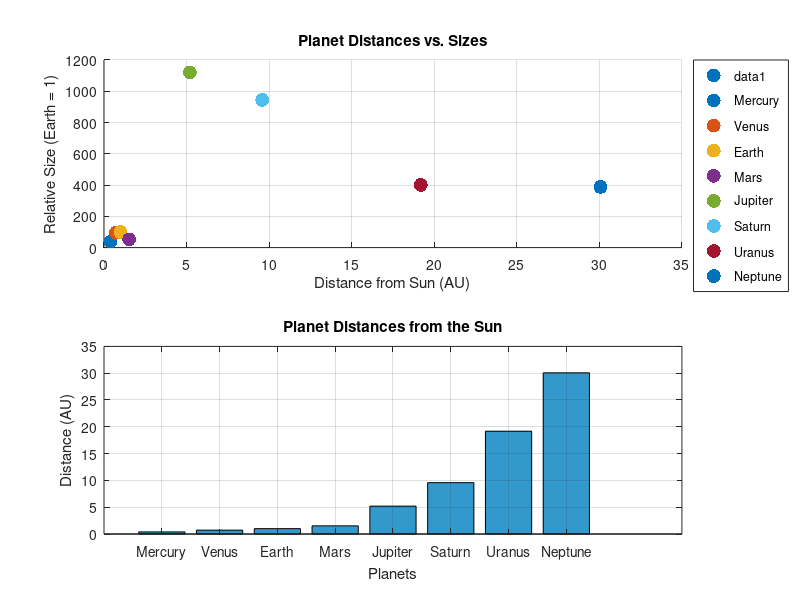

MATLAB code for this plot:
% Author Name: Salvatore Charney
% Email: charne92@rowan.edu
% Course: MATLAB Programming - Fall 2024
% Assignment: Assignment 2
% Task: Visualizing the Solar System
% Date: October 11, 2024


planet_distances = [0.39, 0.72, 1.00, 1.52, 5.20, 9.58, 19.18, 30.07];
% Distances from the sun

planet_sizes = [0.38, 0.95, 1.00, 0.53, 11.21, 9.45, 4.01, 3.88];
% Planets in order from closest to farthest

planet_names = {'Mercury', 'Venus', 'Earth', 'Mars', 'Jupiter', 'Saturn', 'Uranus', 'Neptune'};

figure;

% Subplot 1
subplot(2, 1, 1);
scatter(planet_distances, planet_sizes * 100, 100, 'filled'); % Scale sizes for visibility
title('Planet Distances vs. Sizes');
xlabel('Distance from Sun (AU)');
ylabel('Relative Size (Earth = 1)');
grid on;
hold on;

colors = lines(length(planet_names));
for i = 1:length(planet_names)
    scatter(planet_distances(i), planet_sizes(i) * 100, 100, 'filled', 'DisplayName', planet_names{i}, 'MarkerFaceColor', colors(i, :));
end
legend('Location', 'northeastoutside');
hold off;

% Subplot 2
subplot(2, 1, 2);
bar(planet_distances, 'FaceColor', [0.2 0.6 0.8]);
title('Planet Distances from the Sun');
xlabel('Planets');
ylabel('Distance (AU)');
set(gca, 'XTickLabel', planet_names);
grid on;

% Saves the figure as a PNG file
saveas(gcf, 'solar_system_visualization.png');
